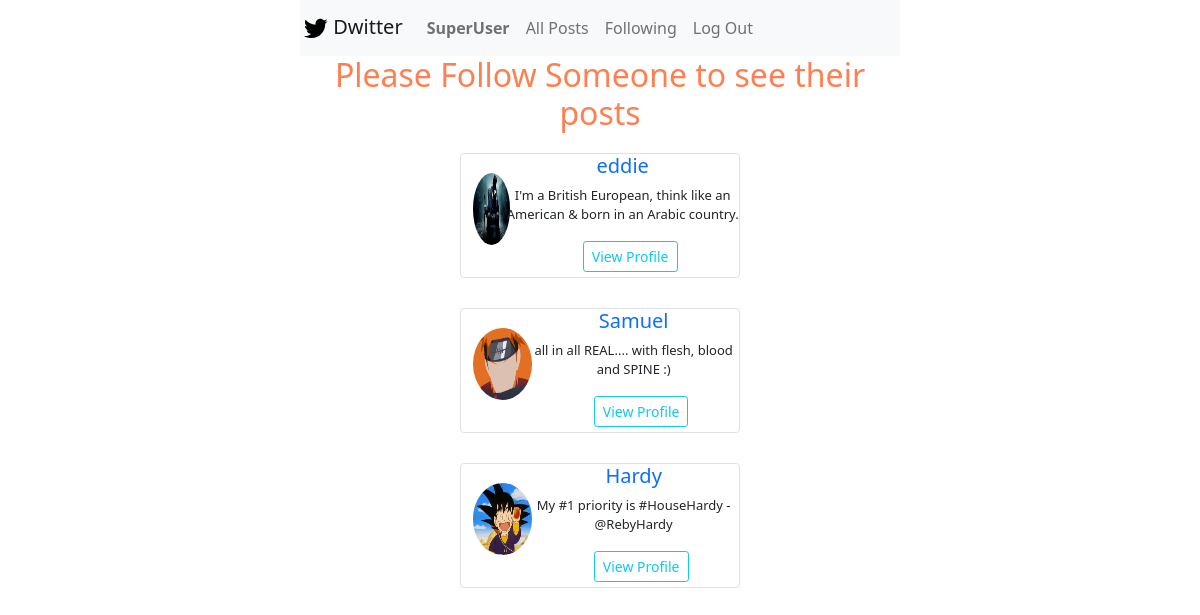
The app's page /posts_of_following (signed in), older data.
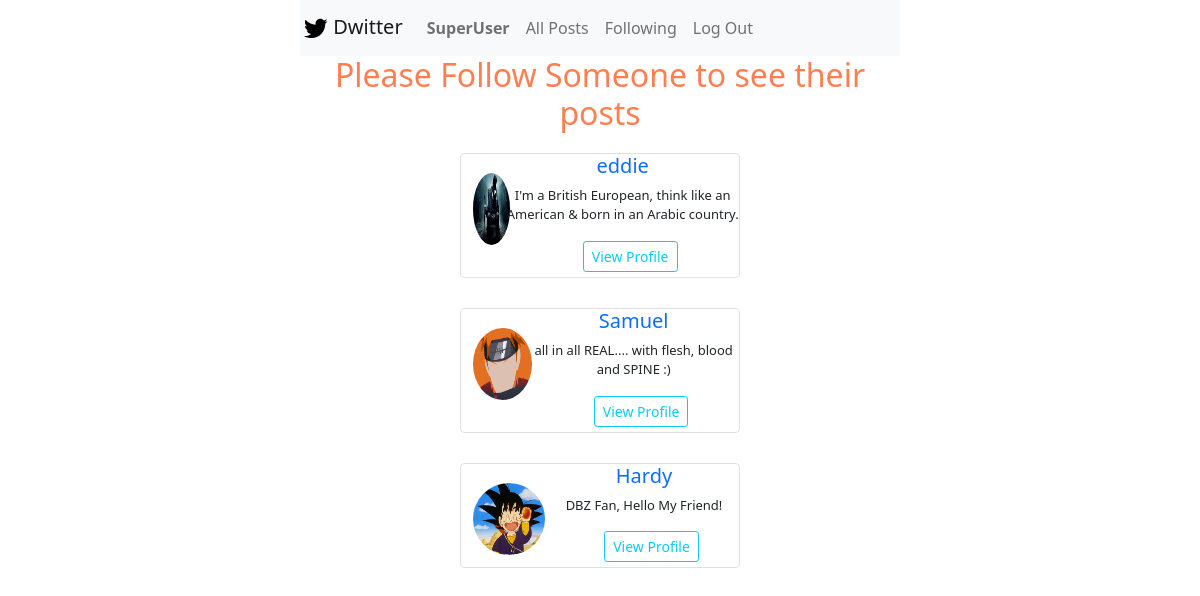
The same page, newer data.
### network/models.py (models this page shows, shortened)
class User(AbstractUser):
    pass

class Profile(models.Model):
    user = models.OneToOneField(
        User, on_delete=models.CASCADE, related_name="user_profile"
    )
    profile_pic = models.ImageField(default="default.jpg", upload_to="profile_pics")
    background_img = models.ImageField(
        default="Default_background.jpg", upload_to="bg_img"
    )
    bio = models.TextField(null=False, default="")

### network/views.py (the view, shortened to what this page needs)
# urls.py: path("posts_of_following", views.posts_of_following, name="posts_of_following"),
def posts_of_following(request):
    my_following = follower_following.objects.filter(following=request.user)
    if not len(my_following):
        friend_suggestions = User.objects.exclude(username = request.user.username)
        return render(
            request,
            "network/index.html",
            {
                "friend_suggestions": friend_suggestions,
                "on_index_page": False,
            },
        )

### network/templates/network/index.html (shortened to what this page needs)
{% extends "network/layout.html" %}
{% block body %}
<div class="all-posts">
    {% for post in page.object_list %}
    {% with u_name=post.0.posted_by.username %}
    <div class="card">
        <div class="card-header">
            <a href='{{post.0.posted_by.pk}}'>
                <strong>{{u_name}}</strong>
            </a>
            {% if u_name == request.user.username %}
            <span class="float-right">
                <button type="button" class="btn btn-outline-info" data-bs-toggle="modal" data-bs-target="#postModal"
                    data-bs-post_owner="{{u_name}}" data-bs-post_no="{{post.0.pk}}"
                    data-bs-post="{{post.0.description}}">Edit</button>
            </span>
            {% endif %}
        </div>
        {% endwith %}
        <div class="card-body">
            <p id="post-{{post.0.pk}}">
                {{post.0.description}}
            </p>
            <!-- Like button functioning
                <form action="{% url 'like_post' %}" method="POST" onclick="submit()" style="height: 25px; width: 30px;">
                using the below one instead of the above one
                <form onsubmit="event.preventDefault()" method="POST" style="height: 25px; width: 30px;">
                    {% csrf_token %}
                    <input type="text" value="{{post.0.id}} " hidden name="this_post">
                    <input type="text" name="liked_or_not" value="{{like_text}}" hidden id="liked_or_not">
                    <div id="div">
                    </div>
                    <span id="likes_count">
                        <!-- Likes count
                        {{post.1}}
                    </span>
                </form>
            -->
            <div id="div" style="float: left; margin-right: 5px;">
                {% if post.0.pk in my_liked_posts %}
                <i id="i" onclick="like_dislike(event)" style="color: #e23b3b;" data-post_no="{{post.0.pk}}"
                    data-liked="true"></i>
                {% else %}
                {% if request.user.is_authenticated %}
                <i id="i" onclick="like_dislike(event)" style="color:#aaa;" data-post_no="{{post.0.pk}}"
                    data-liked="false"></i>
                {% else %}
                <i id="i" onclick="go_to_login_page()" style="color:#aaa;" data-post_no="{{post.0.pk}}"
                    data-liked="false"></i>
                {% endif %}
                {% endif %}
                <p id="likes_count" style="float: right; cursor: pointer; margin-left: 8px;">
                    {{post.1}}
                </p>
            </div>
        </div>
        <div class="card-footer text-muted">
            {{post.0.posted_on}}
        </div>
    </div>
    {% empty %}
    {% if on_index_page %}
    <h2 class="text-center">No Post is shared yet</h2>
    {% else %}
    <h2 class="text-center" style="color:coral;">Please Follow Someone to see their posts</h2>
    {% for suggestion in friend_suggestions %}
    <div class="col-lg-6" style="margin: auto; margin-top: 10px; padding: 5px; padding: 10px;">
        <div class="d-flex flex-row border rounded">
            <div>
                <img src="{{suggestion.user_profile.profile_pic.url}}"
                    style="height: 80px;width: 80px; border-radius: 50%; margin-top: 15px;margin-left: 8px;"
                    class="img-thumbnail border-0">
            </div>
            <div style="margin: auto; text-align: center;">
                <h5 class="text-primary">{{suggestion.username}}</h5>
                <p style="font-size: small;">{{suggestion.user_profile.bio}}</p>
                <button type="button" onclick="location.href='/{{suggestion.pk}}'""
                    style="margin-bottom: 5px;margin-left: 15px;" class="btn btn-outline-info btn-sm"> View Profile
                </button>
            </div>
        </div>
    </div>
    {% endfor %}
    {% endif %}
    {% endfor %}
</div>
{% endblock %}

### network/templates/network/layout.html (shortened to what this page needs)
{% load static %}
<!DOCTYPE html>
<html lang="en">
    <head>
        <link rel="stylesheet"
            href="https://cdn.jsdelivr.net/npm/@fortawesome/fontawesome-free@5.15.3/css/fontawesome.min.css">
        <link href="https://cdn.jsdelivr.net/npm/bootstrap@5.0.0-beta3/dist/css/bootstrap.min.css" rel="stylesheet"
>
        <link href="{% static 'network/styles.css' %}" rel="stylesheet">
        <link rel="stylesheet"
            href="https://cdnjs.cloudflare.com/ajax/libs/font-awesome/4.7.0/css/font-awesome.min.css">
    </head>
    <body style="margin: auto;" class=" col-lg-6">
        <nav class="navbar navbar-expand-lg navbar-light bg-light">
            <a class="navbar-brand" style="padding-left: 3px;line-height: 15px;" href="{% url 'index' %}">
                Dwitter
            </a>
            <div class="navbar-nav nav-pills navbar-light bg-light" id="v-pills-tab" role="tablist" aria-orientation="vertical">
                {% if user.is_authenticated %}
                <a class="nav-link" id="v-pills-home-tab" data-toggle="pill" href="{% url 'profile'%}" role="tab"
                    aria-controls="v-pills-home" aria-selected="true"><strong>{{ request.user.username }}</strong></a>
                {% endif %}
                <a class="nav-link" id="v-pills-profile-tab" data-toggle="pill" href="{% url 'index' %}" role="tab"
                    aria-controls="v-pills-profile" aria-selected="false">All Posts</a>
                {% if request.user.is_authenticated %}
                <a class="nav-link" id="v-pills-home-tab" data-toggle="pill" href="{% url 'posts_of_following' %}"
                    role="tab" aria-controls="v-pills-home" aria-selected="false">Following</a>
                <a class="nav-link" id="v-pills-messages-tab" data-toggle="pill" href="{% url 'logout' %}" role="tab"
                    aria-controls="v-pills-messages" aria-selected="false">Log Out</a>
                {% endif %}
            </div>
        </nav>
        <div >
            {% block body %}
            {% endblock %}
        </div>
    </body>
</html>

### network/static/network/styles.css (style rules this page uses)
a { text-decoration: none; }

Row changes from the older to the newer data that the page shows:
changed through a linked row, User "Hardy": user_profile.bio "My #1 priority is #HouseHardy - @RebyHardy" → "DBZ Fan, Hello My Friend!"
